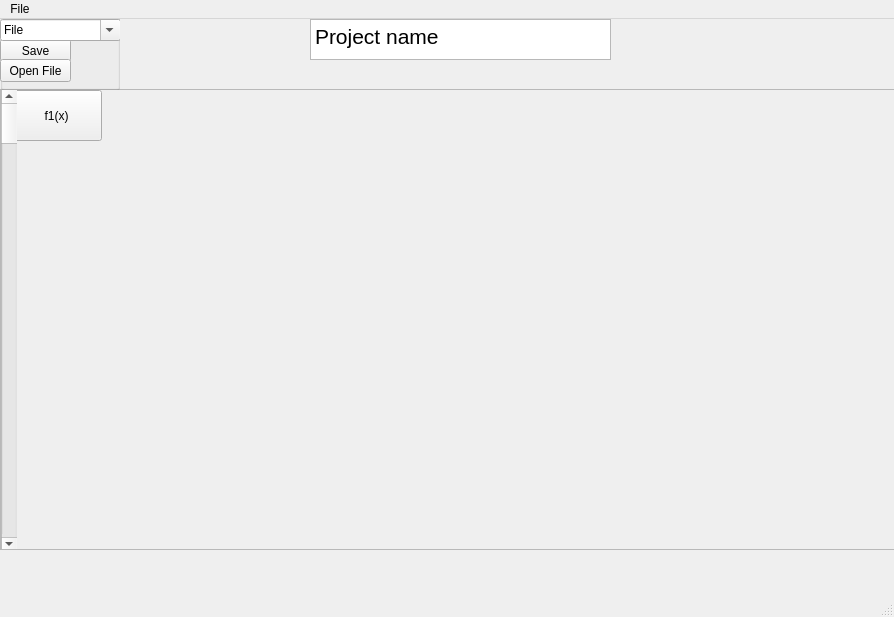
<?xml version="1.0" encoding="UTF-8"?>
<ui version="4.0">
 <class>wave_box</class>
 <widget class="QMainWindow" name="wave_box">
  <property name="geometry">
   <rect>
    <x>0</x>
    <y>0</y>
    <width>894</width>
    <height>617</height>
   </rect>
  </property>
  <property name="windowTitle">
   <string>MainWindow</string>
  </property>
  <widget class="QWidget" name="centralwidget">
   <widget class="QScrollArea" name="wave_window">
    <property name="geometry">
     <rect>
      <x>0</x>
      <y>70</y>
      <width>901</width>
      <height>461</height>
     </rect>
    </property>
    <property name="widgetResizable">
     <bool>true</bool>
    </property>
    <widget class="QWidget" name="scrollAreaWidgetContents">
     <property name="geometry">
      <rect>
       <x>0</x>
       <y>0</y>
       <width>899</width>
       <height>459</height>
      </rect>
     </property>
     <widget class="QPushButton" name="wave_button">
      <property name="geometry">
       <rect>
        <x>10</x>
        <y>0</y>
        <width>91</width>
        <height>51</height>
       </rect>
      </property>
      <property name="text">
       <string>f1(x)</string>
      </property>
     </widget>
     <widget class="QScrollBar" name="verticalScrollBar">
      <property name="geometry">
       <rect>
        <x>0</x>
        <y>0</y>
        <width>16</width>
        <height>461</height>
       </rect>
      </property>
      <property name="orientation">
       <enum>Qt::Vertical</enum>
      </property>
     </widget>
    </widget>
   </widget>
   <widget class="QTextEdit" name="textEdit">
    <property name="geometry">
     <rect>
      <x>310</x>
      <y>0</y>
      <width>301</width>
      <height>41</height>
     </rect>
    </property>
    <property name="html">
     <string>&lt;!DOCTYPE HTML PUBLIC &quot;-//W3C//DTD HTML 4.0//EN&quot; &quot;http://www.w3.org/TR/REC-html40/strict.dtd&quot;&gt;
&lt;html&gt;&lt;head&gt;&lt;meta name=&quot;qrichtext&quot; content=&quot;1&quot; /&gt;&lt;style type=&quot;text/css&quot;&gt;
p, li { white-space: pre-wrap; }
&lt;/style&gt;&lt;/head&gt;&lt;body style=&quot; font-family:'MS Shell Dlg 2'; font-size:8.25pt; font-weight:400; font-style:normal;&quot;&gt;
&lt;p style=&quot; margin-top:0px; margin-bottom:0px; margin-left:0px; margin-right:0px; -qt-block-indent:0; text-indent:0px;&quot;&gt;&lt;span style=&quot; font-size:16pt;&quot;&gt;Project name&lt;/span&gt;&lt;/p&gt;&lt;/body&gt;&lt;/html&gt;</string>
    </property>
   </widget>
   <widget class="QGroupBox" name="file_group">
    <property name="geometry">
     <rect>
      <x>0</x>
      <y>0</y>
      <width>120</width>
      <height>71</height>
     </rect>
    </property>
    <property name="title">
     <string/>
    </property>
    <widget class="QPushButton" name="save_file_button">
     <property name="geometry">
      <rect>
       <x>0</x>
       <y>20</y>
       <width>71</width>
       <height>23</height>
      </rect>
     </property>
     <property name="text">
      <string>Save</string>
     </property>
    </widget>
    <widget class="QPushButton" name="open_file_button">
     <property name="geometry">
      <rect>
       <x>0</x>
       <y>40</y>
       <width>71</width>
       <height>23</height>
      </rect>
     </property>
     <property name="text">
      <string>Open File</string>
     </property>
    </widget>
    <widget class="QFontComboBox" name="file_dropdown">
     <property name="geometry">
      <rect>
       <x>0</x>
       <y>0</y>
       <width>121</width>
       <height>22</height>
      </rect>
     </property>
     <property name="currentText">
      <string>File</string>
     </property>
    </widget>
   </widget>
  </widget>
  <widget class="QMenuBar" name="menubar">
   <property name="geometry">
    <rect>
     <x>0</x>
     <y>0</y>
     <width>894</width>
     <height>21</height>
    </rect>
   </property>
   <widget class="QMenu" name="menuWindow">
    <property name="title">
     <string>File</string>
    </property>
   </widget>
   <addaction name="menuWindow"/>
  </widget>
  <widget class="QStatusBar" name="statusbar"/>
 </widget>
 <resources/>
 <connections/>
</ui>
